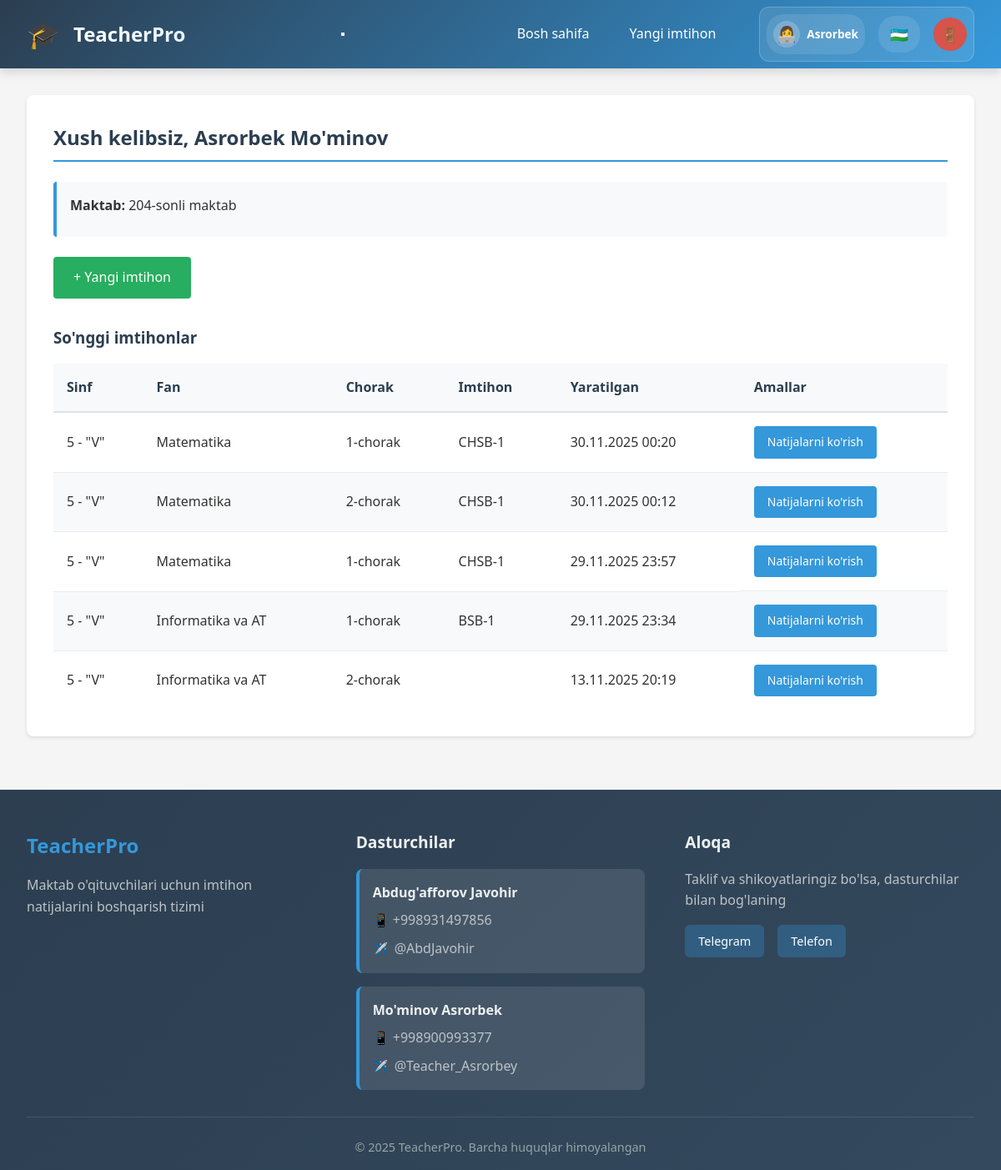
Screenshot of /teacher/dashboard (signed in) with the database file from the repository.
### models.py (models this page shows, shortened)
class Base(DeclarativeBase):
    pass

class Employee(Base):
    __tablename__ = 'employees'
    id = Column(Integer, primary_key=True)
    username = Column(String(80), unique=True, nullable=False)
    password_hash = Column(String(200), nullable=False)
    first_name = Column(String(100), nullable=False)
    last_name = Column(String(100), nullable=False)
    email = Column(String(100))
    is_admin = Column(Boolean, default=False)
    is_active = Column(Boolean, default=True)
    school_id = Column(Integer, ForeignKey('schools.id'), nullable=True)
    staff_title_id = Column(Integer, ForeignKey('staff_titles.id'), nullable=True)
    created_at = Column(DateTime, default=datetime.utcnow)
    updated_at = Column(DateTime, default=datetime.utcnow, onupdate=datetime.utcnow)
    school = relationship('School', back_populates='employees')
    staff_title = relationship('StaffTitle', back_populates='employees')
    assigned_classes = relationship('SchoolClass', secondary='teacher_classes', back_populates='assigned_teachers')
    assigned_subjects = relationship('Subject', secondary='teacher_subjects', back_populates='assigned_teachers')

class School(Base):
    __tablename__ = 'schools'
    id = Column(Integer, primary_key=True)
    name = Column(String(200), nullable=False)
    address = Column(Text)
    phone = Column(String(50))
    email = Column(String(100))
    created_at = Column(DateTime, default=datetime.utcnow)
    employees = relationship('Employee', back_populates='school', cascade='all, delete-orphan')
    classes = relationship('SchoolClass', back_populates='school', cascade='all, delete-orphan')

class SchoolClass(Base):
    __tablename__ = 'classes'
    id = Column(Integer, primary_key=True)
    name = Column(String(100), nullable=False)
    school_id = Column(Integer, ForeignKey('schools.id'), nullable=False)
    leader_first_name = Column(String(100), nullable=True)
    leader_last_name = Column(String(100), nullable=True)
    leader_phone = Column(String(50), nullable=True)
    created_at = Column(DateTime, default=datetime.utcnow)
    school = relationship('School', back_populates='classes')
    students = relationship('Student', back_populates='school_class', cascade='all, delete-orphan')
    exams = relationship('Exam', back_populates='school_class')
    assigned_teachers = relationship('Employee', secondary='teacher_classes', back_populates='assigned_classes')

class Subject(Base):
    __tablename__ = 'subjects'
    id = Column(Integer, primary_key=True)
    name = Column(String(100), nullable=False, unique=True)
    assigned_teachers = relationship('Employee', secondary='teacher_subjects', back_populates='assigned_subjects')

class Quarter(Base):
    __tablename__ = 'quarters'
    id = Column(Integer, primary_key=True)
    name = Column(String(50), nullable=False, unique=True)
    order_num = Column(Integer, nullable=False)

class ExamName(Base):
    __tablename__ = 'exam_names'
    id = Column(Integer, primary_key=True)
    name = Column(String(100), nullable=False, unique=True)

class Exam(Base):
    __tablename__ = 'exams'
    id = Column(Integer, primary_key=True)
    class_id = Column(Integer, ForeignKey('classes.id'), nullable=False)
    subject_id = Column(Integer, ForeignKey('subjects.id'), nullable=False)
    quarter_id = Column(Integer, ForeignKey('quarters.id'), nullable=False)
    exam_name_id = Column(Integer, ForeignKey('exam_names.id'), nullable=False)
    exam_type_id = Column(Integer, ForeignKey('exam_types.id'), nullable=False)
    teacher_id = Column(Integer, ForeignKey('employees.id'), nullable=False)
    created_at = Column(DateTime, default=datetime.utcnow)
    is_bsb_exam = Column(Boolean, default=False)
    is_chsb_exam = Column(Boolean, default=False)
    chsb_config = Column(Text, nullable=True)
    school_class = relationship('SchoolClass', back_populates='exams')
    subject = relationship('Subject')
    quarter = relationship('Quarter')
    exam_name = relationship('ExamName')
    exam_type = relationship('ExamType')
    teacher = relationship('Employee')
    questions = relationship('Question', back_populates='exam', cascade='all, delete-orphan')
    results = relationship('ExamResult', back_populates='exam', cascade='all, delete-orphan')

### routers/teacher.py (the view)
@router.get("/dashboard", response_class=HTMLResponse)
async def teacher_dashboard(
    request: Request,
    db: AsyncSession = Depends(get_db)
):
    teacher_id = request.session.get('user_id')
    teacher_result = await db.execute(select(Employee).where(Employee.id == teacher_id))
    employee = teacher_result.scalar_one_or_none()
    exams_result = await db.execute(
        select(Exam)
        .where(Exam.teacher_id == teacher_id)
        .order_by(Exam.created_at.desc())
        .limit(10)
    )
    exams = exams_result.scalars().all()
    exams_data = []
    for exam in exams:
        class_result = await db.execute(select(SchoolClass).where(SchoolClass.id == exam.class_id))
        class_obj = class_result.scalar_one_or_none()
        subject_result = await db.execute(select(Subject).where(Subject.id == exam.subject_id))
        subject = subject_result.scalar_one_or_none()
        quarter_result = await db.execute(select(Quarter).where(Quarter.id == exam.quarter_id))
        quarter = quarter_result.scalar_one_or_none()
        exam_name_result = await db.execute(select(ExamName).where(ExamName.id == exam.exam_name_id))
        exam_name = exam_name_result.scalar_one_or_none()
        exams_data.append({
            'id': exam.id,
            'class_name': class_obj.name if class_obj else '',
            'subject_name': subject.name if subject else '',
            'quarter_name': quarter.name if quarter else '',
            'exam_name': exam_name.name if exam_name else '',
            'created_at': exam.created_at
        })
    school = None
    if employee and employee.school_id:
        school_result = await db.execute(select(School).where(School.id == employee.school_id))
        school = school_result.scalar_one_or_none()
    context = await get_template_context(request)
    context.update({
        'employee': employee,
        'school': school,
        'exams': exams_data
    })
    return templates.TemplateResponse('teacher_dashboard.html', context)

### templates/teacher_dashboard.html (shortened to what this page needs)
{% extends "base.html" %}
{% block content %}
<div class="card">
    <h2>{{ _('welcome') }}, {{ session.full_name }}</h2>
    {% if school %}
    <div class="exam-info-box">
        <p><strong>{{ _('school') }}:</strong> {{ school.name }}</p>
    </div>
    {% endif %}
    <div style="margin-bottom: 2rem;">
        <a href="{{ url_for('create_exam') }}" class="btn btn-success">+ {{ _('create_exam') }}</a>
    </div>
    {% if exams %}
    <h3>{{ _('recent_exams') }}</h3>
    <table>
        <thead>
            <tr>
                <th>{{ _('class') }}</th>
                <th>{{ _('subject') }}</th>
                <th>{{ _('quarter') }}</th>
                <th>{{ _('exam') }}</th>
                <th>{{ _('created_at') }}</th>
                <th>{{ _('actions') }}</th>
            </tr>
        </thead>
        <tbody>
            {% for exam in exams %}
            <tr>
                <td>{{ exam.class_name }}</td>
                <td>{{ exam.subject_name }}</td>
                <td>{{ exam.quarter_name }}</td>
                <td>{{ exam.exam_name }}</td>
                <td>{{ exam.created_at.strftime('%d.%m.%Y %H:%M') }}</td>
                <td class="action-buttons">
                    <a href="{{ url_for('view_results', exam_id=exam.id) }}" class="btn btn-primary btn-sm">{{
                        _('view_results') }}</a>
                </td>
            </tr>
            {% endfor %}
        </tbody>
    </table>
    {% else %}
    <p>{{ _('no_exams_yet') }}</p>
    {% endif %}
</div>
{% endblock %}

### templates/base.html (shortened to what this page needs)
<!DOCTYPE html>
<html lang="{{ current_language }}">
<head>
    <link rel="stylesheet" href="{{ url_for('static', filename='style.css') }}">
</head>
<body>
    <nav class="navbar">
        <div class="nav-brand">
            <div class="nav-icon">🎓</div>
            <h1>{{ _('app_name') }}</h1>
        </div>
        <button class="hamburger-menu" id="hamburgerMenu">
        </button>
        <div class="nav-links">
            {% if session.user_id %}
            <div class="nav-menu" id="navMenu">
                {% if session.is_admin %}
                <a href="{{ url_for('admin_dashboard') }}"
                    class="nav-link {% if request.endpoint == 'admin_dashboard' %}active{% endif %}">
                    {{ _('dashboard') }}
                </a>
                <a href="{{ url_for('schools_list') }}"
                    class="nav-link {% if request.endpoint == 'schools_list' %}active{% endif %}">
                    {{ _('schools') }}
                </a>
                <a href="{{ url_for('employees_list') }}"
                    class="nav-link {% if request.endpoint == 'employees_list' %}active{% endif %}">
                    {{ _('employees') }}
                </a>
                <div class="nav-dropdown" id="settingsDropdown">
                    <a href="#" class="nav-link">
                        {{ _('settings') }}
                        <span class="dropdown-arrow">▼</span>
                    </a>
                    <div class="dropdown-menu" style="background: #638ba7;">
                        <a href="{{ url_for('subjects_list') }}" class="dropdown-link">{{ _('subjects') }}</a>
                        <a href="{{ url_for('quarters_list') }}" class="dropdown-link">{{ _('quarters') }}</a>
                        <a href="{{ url_for('exam_names_list') }}" class="dropdown-link">{{ _('exam_names') }}</a>
                        <a href="{{ url_for('exam_types_list') }}" class="dropdown-link">{{ _('exam_types') }}</a>
                        <a href="{{ url_for('question_types_list') }}" class="dropdown-link">{{ _('question_types')
                            }}</a>
                        <a href="{{ url_for('staff_titles_list') }}" class="dropdown-link">{{ _('staff_titles') }}</a>
                        <a href="{{ url_for('manage_languages') }}" class="dropdown-link">{{ _('manage_languages')
                            }}</a>
                    </div>
                </div>
                {% else %}
                <a href="{{ url_for('teacher_dashboard') }}"
                    class="nav-link {% if request.endpoint == 'teacher_dashboard' %}active{% endif %}">
                    {{ _('dashboard') }}
                </a>
                <a href="{{ url_for('create_exam') }}"
                    class="nav-link {% if request.endpoint == 'create_exam' %}active{% endif %}">
                    {{ _('create_exam') }}
                </a>
                {% endif %}
            </div>
            <div class="nav-user" id="navUser">
                <div class="user-info-compact">
                    <span class="user-avatar">👩‍💻</span>
                    <span class="user-name-short">{{ session.full_name.split(' ')[0] }}</span>
                </div>
                <div class="language-selector-compact">
                    <div class="language-current" id="languageCurrent">
                        {% if current_language == 'uz' %}🇺🇿{% endif %}
                    </div>
                </div>
                <a href="{{ url_for('logout') }}" class="logout-btn-compact" title="{{ _('logout') }}">
                    <span class="logout-icon">🚪</span>
                </a>
            </div>
            {% endif %}
        </div>
    </nav>
    <div class="container">
        {% block content %}{% endblock %}
    </div>
    <footer class="footer">
        <div class="footer-content">
            <div class="footer-section">
                <h3>{{ _('app_name') }}</h3>
                <p>{{ _('footer_description') }}</p>
            </div>
            <div class="footer-section">
                <h4>{{ _('developers') }}</h4>
                <div class="developer-info">
                    <div class="developer">
                        <strong>Abdug'afforov Javohir</strong>
                        <div class="developer-contacts">
                            <span class="contact-item">📱 +998931497856</span>
                            <a href="https://t.me/AbdJavohir" class="contact-link" target="_blank">
                                <span class="telegram-icon">✈️</span> @AbdJavohir
                            </a>
                        </div>
                    </div>
                    <div class="developer">
                        <strong>Mo'minov Asrorbek</strong>
                        <div class="developer-contacts">
                            <span class="contact-item">📱 +998900993377</span>
                            <a href="https://t.me/Teacher_Asrorbey" class="contact-link" target="_blank">
                                <span class="telegram-icon">✈️</span> @Teacher_Asrorbey
                            </a>
                        </div>
                    </div>
                </div>
            </div>
            <div class="footer-section">
                <h4>{{ _('contact') }}</h4>
                <p>{{ _('footer_contact_description') }}</p>
                <div class="footer-links">
                    <a href="https://t.me/AbdJavohir" class="footer-link" target="_blank">Telegram</a>
                    <a href="tel:+998931497856" class="footer-link">{{ _('phone') }}</a>
                </div>
            </div>
        </div>
        <div class="footer-bottom">
            <p>&copy; 2025 {{ _('app_name') }}. {{ _('all_rights_reserved') }}</p>
        </div>
    </footer>
</body>
</html>

### rows the page displays
Employee: full_name "Asrorbek"
School: name "204-sonli maktab"
SchoolClass: class_name "5 - \"V\"" "5 - \"V\"" "5 - \"V\"" "5 - \"V\"" "5 - \"V\""
Subject: subject_name "Matematika" "Matematika" "Matematika"
Quarter: quarter_name "1-chorak" "1-chorak" "1-chorak"
ExamName: exam_name "CHSB-1" "CHSB-1" "CHSB-1"
Exam: created_at "30.11.2025 00:20"
Quarter: quarter_name "2-chorak" "2-chorak"
Exam: created_at "30.11.2025 00:12"
Exam: created_at "29.11.2025 23:57"
Subject: subject_name "Informatika va AT" "Informatika va AT"
ExamName: exam_name "BSB-1"
Exam: created_at "29.11.2025 23:34"
Exam: created_at "13.11.2025 20:19"

### other values shown
{{ session.full_name }} "Asrorbek Mo'minov"
